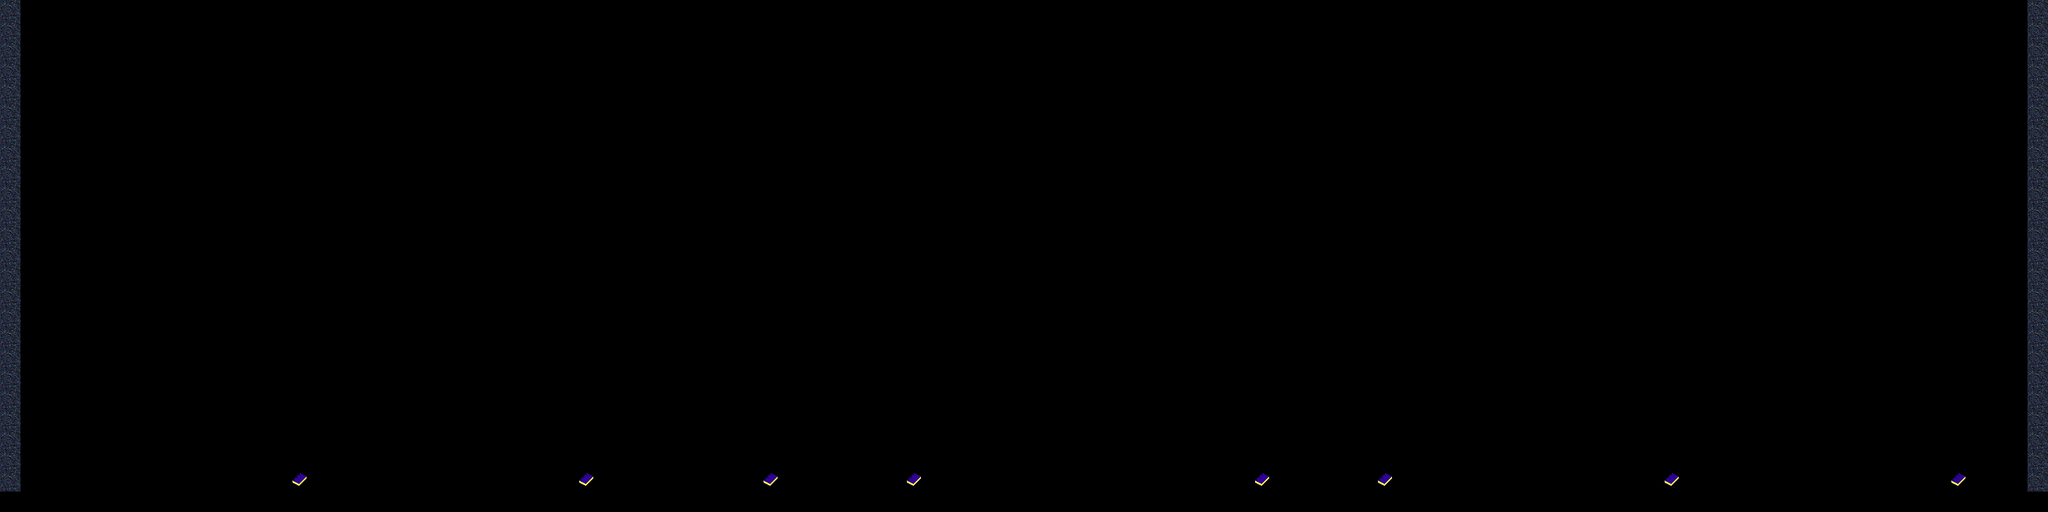

Below is a game level as drawn by its tile map, then a one-line description and the .tmx that defines it (tile-layer data replaced by summaries):
An orthogonal 100x25 tile map with 32x32 px tiles, 1 tile layer (Tile Layer 1).

<map version="1.0" tiledversion="1.0.3" orientation="orthogonal" renderorder="right-down" width="100" height="25" tilewidth="32" tileheight="32" nextobjectid="1">
 <tileset firstgid="1" source="testWorldTwo.tsx" />
 <layer name="Tile Layer 1" width="100" height="25">
  <data>[2500 cells, 156 non-empty, 3 distinct tile ids]</data>
 </layer>
</map>
